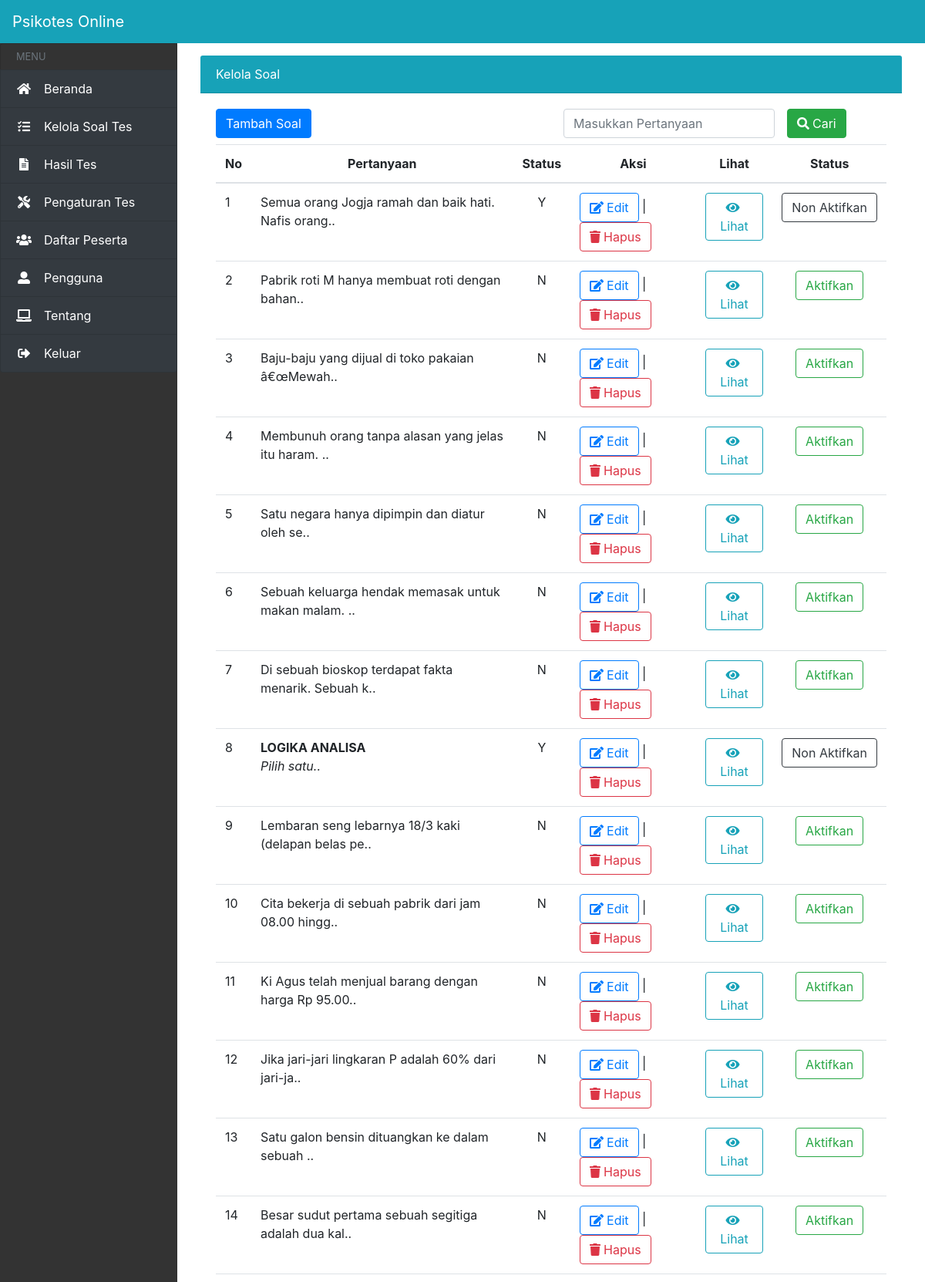
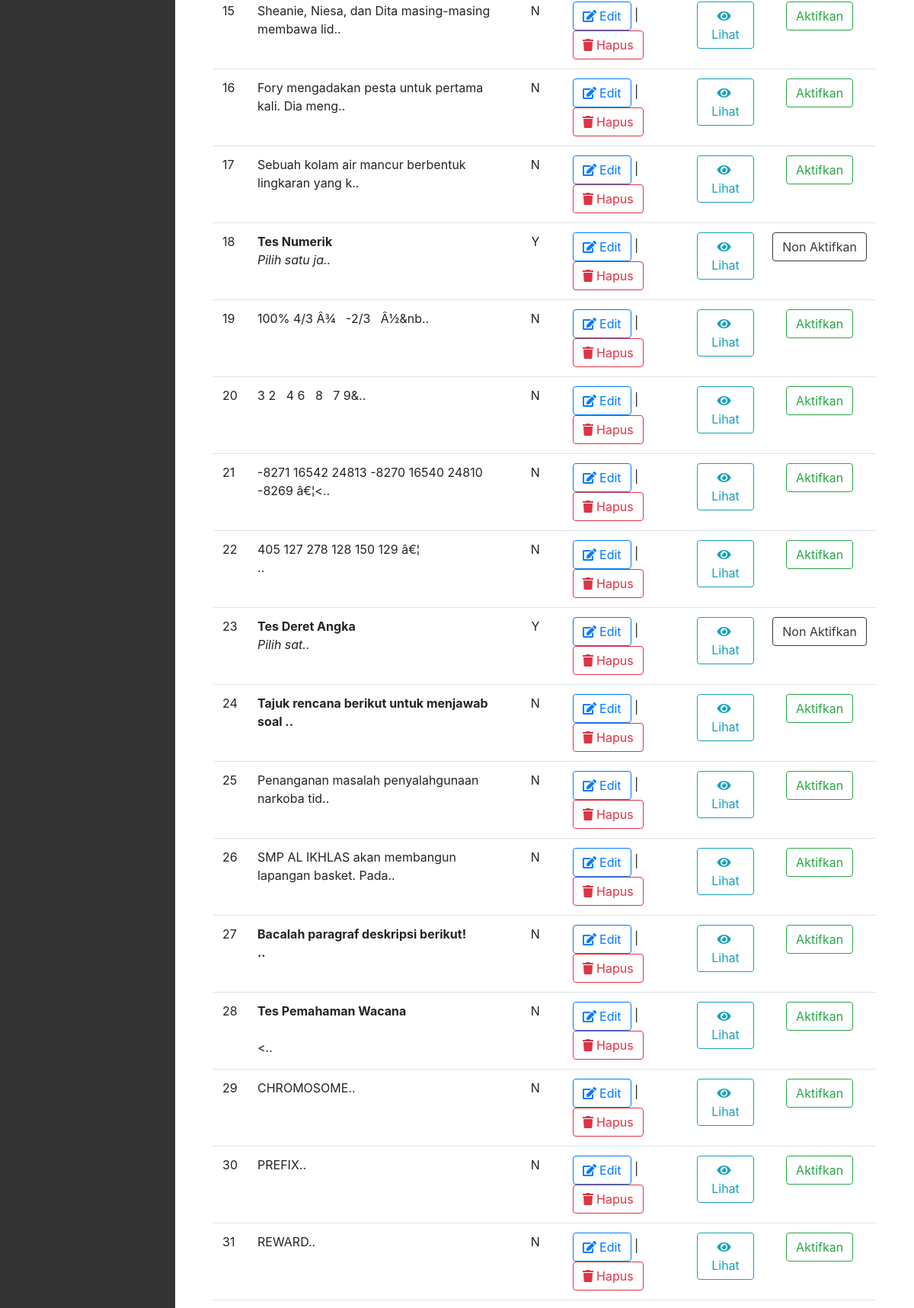
The page /admin/media.php?module=soal (signed in, upper part) on the database its author committed (2 pictures, top to bottom).
### tables this page shows
CREATE TABLE `tbl_soal` (
  `id_soal` int(5) NOT NULL,
  `soal` text NOT NULL,
  `a` varchar(100) NOT NULL,
  `b` varchar(100) NOT NULL,
  `c` varchar(100) NOT NULL,
  `d` varchar(100) NOT NULL,
  `e` varchar(100) NOT NULL,
  `knc_jawaban` varchar(30) NOT NULL,
  `gambar` varchar(100) NOT NULL,
  `tanggal` date NOT NULL,
  `aktif` enum('Y','N') NOT NULL DEFAULT 'Y'
);

### admin/modul/mod_soal/soal.php (the view, shortened to what this page needs)
<div class="row" id="body-row">
  <div id="sidebar-container" class="sidebar-expanded d-none d-md-block">
    <ul class="list-group">
      <li class="list-group-item sidebar-separator-title text-muted d-flex align-items-center menu-collapsed">
        <small>MENU</small>
      </li>
      <a href="?module=home" class="bg-dark list-group-item list-group-item-action flex-column align-items-start">
        <div class="d-flex w-100 justify-content-start align-items-center">
          <span class="fas fa-home fa-fw mr-3"></span>
          <span class="menu-collapsed">Beranda</span>
        </div>
      </a>
      <a href="?module=soal" class="bg-dark list-group-item list-group-item-action flex-column align-items-start">
        <div class="d-flex w-100 justify-content-start align-items-center">
          <span class="fa fa-tasks fa-fw mr-3"></span>
          <span class="menu-collapsed">Kelola Soal Tes</span>
        </div>
      </a>
      <a href="?module=hasiltes" class="bg-dark list-group-item list-group-item-action flex-column align-items-start">
        <div class="d-flex w-100 justify-content-start align-items-center">
          <span class="fa fa-file-alt fa-fw mr-3"></span>
          <span class="menu-collapsed">Hasil Tes</span>
        </div>
      </a>
      <a href="?module=pengaturantes" class="bg-dark list-group-item list-group-item-action flex-column align-items-start">
        <div class="d-flex w-100 justify-content-start align-items-center">
          <span class="fa fa-tools fa-fw mr-3"></span>
          <span class="menu-collapsed">Pengaturan Tes</span>
        </div>
      </a>
      <a href="?module=users" class="bg-dark list-group-item list-group-item-action flex-column align-items-start">
        <div class="d-flex w-100 justify-content-start align-items-center">
          <span class="fa fa-users fa-fw mr-3"></span>
          <span class="menu-collapsed">Daftar Peserta</span>
        </div>
      </a>
      <a href="?module=pengguna" class="bg-dark list-group-item list-group-item-action flex-column align-items-start">
        <div class="d-flex w-100 justify-content-start align-items-center">
          <span class="fa fa-user-alt fa-fw mr-3"></span>
          <span class="menu-collapsed">Pengguna</span>
        </div>
      </a>
      <a href="?module=tentang" class="bg-dark list-group-item list-group-item-action flex-column align-items-start">
        <div class="d-flex w-100 justify-content-start align-items-center">
          <span class="fa fa-laptop fa-fw mr-3"></span>
          <span class="menu-collapsed">Tentang</span>
        </div>
      </a>
      <a href="http://localhost/psikotes/admin/logout.php" class="bg-dark list-group-item list-group-item-action flex-column align-items-start">
        <div class="d-flex w-100 justify-content-start align-items-center">
          <span class="fa fa-sign-out-alt fa-fw mr-3"></span>
          <span class="menu-collapsed">Keluar</span>
        </div>
      </a>
    </ul>
  </div>
  <div class="col">
    <div id="page-wrapper">
      <div class="container-fluid mt-3">
        <div class="row">
          <div class="col-lg-12">
            <div class="card-header bg-info text-white">
              Kelola Soal
            </div>
            <div class="card-body">
              <?php
              if (empty($_SESSION['username']) and empty($_SESSION['passuser'])) {
                echo "<link href='style.css' rel='stylesheet' type='text/css'>
 <center>Untuk mengakses modul, Anda harus login <br>";
                echo "<a href=../../index.php><b>LOGIN</b></a></center>";
              } else {
                $aksi = "modul/mod_soal/aksi_soal.php";
                switch ($_GET[act]) {
                  default:
                    echo "<div class='row'><div class='col-lg-6'>
  <input class='btn btn-primary' type=button value='Tambah Soal'
  onclick=\"window.location.href='?module=soal&act=tambahsoal';\"></div>";
                    echo "<div col-lg-6>
        <form class='form-inline'method='POST' action=?module=soal&act=carisoal>
        <div class='form-group mx-sm-3 mb-2'>
        <input class='form-control' type=text name='cari'  placeholder='Masukkan Pertanyaan' list='auto'  required/>
        <button class='btn btn-success ml-3' type='submit'><i class='fa fa-search mr-1'></i>Cari</button></div></div>";
                    echo "<datalist id='auto'>";
                    echo "</datalist></form>
      </div>";
                    echo " <table class='table table-hover '>
          <thead><tr align='center'><th>No</th><th>Pertanyaan</th><th>Status</th><th>Aksi</th><th>Lihat</th><th>Status</th></tr></thead>";
                    $tampil = mysql_query("SELECT * FROM tbl_soal ORDER BY id_soal DESC");
                    $no = 1;
                    while ($r = mysql_fetch_array($tampil)) {
                      $soal = substr($r[soal], 0, 50);
                      echo "<tr><td>$no</td>
             <td>$soal..</td>
       <td align='center'>$r[aktif]</td>
             <td>
        <a class='btn btn-outline-primary' href=?module=soal&act=editsoal&id=$r[id_soal] role='button'><i class='fa fa-edit mr-1'></i>Edit</a> |
        <a class='btn btn-outline-danger' href=$aksi?module=soal&act=hapus&id=$r[id_soal] role='button'><i class='fa fa-trash mr-1'></i>Hapus</a></td>
        <td> <a class='btn btn-outline-info' href='?module=soal&act=viewsoal&id=$r[id_soal]' ><i class='fa fa-eye mr-1'></i>Lihat</a></td>";
                      if ($r[aktif] == "Y") {
                        echo "<td><input type=button class='btn btn-outline-dark' value='Non Aktifkan' onclick=\"window.location.href='$aksi?module=soal&act=nonaktif&id=$r[id_soal]';\"></td>";
                      } else {
                        echo "<td align='center'><input class='btn btn-outline-success' type=button value='Aktifkan' onclick=\"window.location.href='$aksi?module=soal&act=aktif&id=$r[id_soal]';\"></td>";
                      }
                      echo "   </td>
    </tr>";
                      $no++;
                    }
                    echo "</table>";
                    break;
                }
              }
              ?>
            </div>
          </div>
        </div>
      </div>
    </div>
  </div>
</div>
</div>

### admin/assets/css/sidebar.css (style rules this page uses)
#body-row { margin-left:0; margin-right:0; }
#sidebar-container { min-height: 100vh; background-color: #333; padding: 0; }
.sidebar-expanded { width: 230px; }
#sidebar-container .list-group a { height: 50px; color: white; }
.sidebar-separator-title { background-color: #333; height: 35px; }

### rows shown on the page
tbl_soal: soal "Semua orang Jogja ramah dan baik hati. Nafis orang", aktif "Y"
tbl_soal: soal "Pabrik roti M hanya membuat roti dengan bahan", aktif "N"
tbl_soal: soal "Baju-baju yang dijual di toko pakaian â€œMewah", aktif "N"
tbl_soal: soal "Membunuh orang tanpa alasan yang jelas itu haram.", aktif "N"
tbl_soal: soal "Satu negara hanya dipimpin dan diatur oleh se", aktif "N"
tbl_soal: soal "Sebuah keluarga hendak memasak untuk makan malam.", aktif "N"
tbl_soal: soal "Di sebuah bioskop terdapat fakta menarik. Sebuah k", aktif "N"
tbl_soal: soal "LOGIKA ANALISA Pilih satu", aktif "Y"
tbl_soal: soal "Lembaran seng lebarnya 18/3 kaki (delapan belas pe", aktif "N"
tbl_soal: soal "Cita bekerja di sebuah pabrik dari jam 08.00 hingg", aktif "N"
tbl_soal: soal "Ki Agus telah menjual barang dengan harga Rp 95.00", aktif "N"
tbl_soal: soal "Jika jari-jari lingkaran P adalah 60% dari jari-ja", aktif "N"
tbl_soal: soal "Satu galon bensin dituangkan ke dalam sebuah", aktif "N"
tbl_soal: soal "Besar sudut pertama sebuah segitiga adalah dua kal", aktif "N"
tbl_soal: soal "Sheanie, Niesa, dan Dita masing-masing membawa lid", aktif "N"
tbl_soal: soal "Fory mengadakan pesta untuk pertama kali. Dia meng", aktif "N"
tbl_soal: soal "Sebuah kolam air mancur berbentuk lingkaran yang k", aktif "N"
tbl_soal: soal "Tes Numerik Pilih satu ja", aktif "Y"
tbl_soal: soal "100% 4/3 Â¾ -2/3 Â½&nb", aktif "N"
tbl_soal: soal "3 2 4 6 8 7 9&", aktif "N"
tbl_soal: soal "-8271 16542 24813 -8270 16540 24810 -8269 â€¦<", aktif "N"
tbl_soal: soal "405 127 278 128 150 129 â€¦", aktif "N"
tbl_soal: soal "Tes Deret Angka Pilih sat", aktif "Y"
tbl_soal: soal "Tajuk rencana berikut untuk menjawab soal", aktif "N"
tbl_soal: soal "Penanganan masalah penyalahgunaan narkoba tid", aktif "N"
tbl_soal: soal "SMP AL IKHLAS akan membangun lapangan basket. Pada", aktif "N"
tbl_soal: soal "Bacalah paragraf deskripsi berikut!", aktif "N"
tbl_soal: soal "Tes Pemahaman Wacana <", aktif "N"
tbl_soal: soal "CHROMOSOME", aktif "N"
tbl_soal: soal "PREFIX", aktif "N"
tbl_soal: soal "REWARD", aktif "N"
